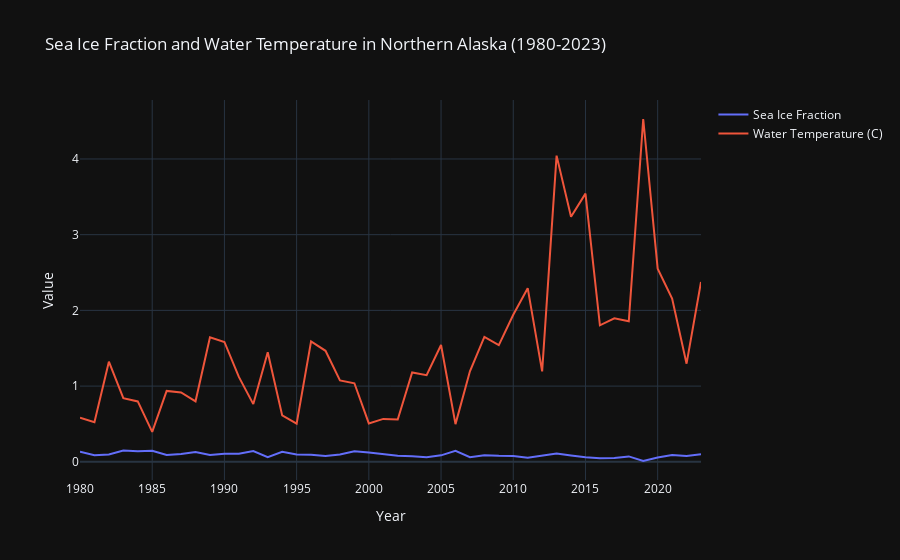

The code cell stored with this chart in its notebook:
### Markdown cell above
### Attempting to plot sea ice frac and water temp onto one 2d plot

### Code cell
import xarray as xr
import os
import plotly.graph_objects as go

# Directory where your NetCDF files are stored
data_dir = '/Users/casey/Desktop/real_sea_ice_temp/june'

# List all NetCDF files
file_list = [os.path.join(data_dir, f) for f in os.listdir(data_dir) if f.endswith('.nc4')]

# Load and combine the NetCDF files
combined_ds = xr.open_mfdataset(file_list, combine='by_coords')

# Define the latitude and longitude bounds for Northern Alaska
lat_bounds = [64, 71]  # Northern Alaska latitude bounds
lon_bounds = [-168, -141]  # Northern Alaska longitude bounds

# Selecting the 'FRSEAICE' and 'Var_TSKINWTR' variables for the Northern Alaska region
sea_ice = combined_ds['FRSEAICE'].sel(lat=slice(*lat_bounds), lon=slice(*lon_bounds))
water_temp = combined_ds['Var_TSKINWTR'].sel(lat=slice(*lat_bounds), lon=slice(*lon_bounds))

# Averaging over the selected spatial dimensions
avg_sea_ice = sea_ice.mean(dim=['lat', 'lon']).values
avg_water_temp = water_temp.mean(dim=['lat', 'lon']).values

# Extract years
years = combined_ds['time'].dt.year.values

# Create 2D overlay plot with Plotly
fig = go.Figure()

# Adding Sea Ice line
fig.add_trace(go.Scatter(x=years, y=avg_sea_ice, mode='lines', name='Sea Ice Fraction'))

# Adding Water Temperature line
fig.add_trace(go.Scatter(x=years, y=avg_water_temp, mode='lines', name='Water Temperature (C)'))

# Update layout
fig.update_layout(
    title='Sea Ice Fraction and Water Temperature in Northern Alaska (1980-2023)',
    xaxis_title='Year',
    yaxis_title='Value',
    template='plotly_dark'
)

fig.show()

# Close the dataset
combined_ds.close()

### Figure 1 — Plotly figure (JSON) as saved in the notebook; plotly's stock layout.template omitted (floating-point values rounded to 4 significant figures)
{"data": [{"mode": "lines", "name": "Sea Ice Fraction", "type": "scatter", "x": [1980, 1981, 1982, 1983, 1984, 1985, 1986, 1987, 1988, 1989, 1990, 1991, 1992, 1993, 1994, 1995, 1996, 1997, 1998, 1999, 2000, 2001, 2002, 2003, 2004, 2005, 2006, 2007, 2008, 2009, 2010, 2011, 2012, 2013, 2014, 2015, 2016, 2017, 2018, 2019, 2020, 2021, 2022, 2023], "y": [0.132, 0.08621, 0.09775, 0.1493, 0.1409, 0.1471, 0.08922, 0.1018, 0.1305, 0.09038, 0.1062, 0.1071, 0.1421, 0.06148, 0.1312, 0.09569, 0.0939, 0.07689, 0.09787, 0.1402, 0.124, 0.1031, 0.08062, 0.07474, 0.06116, 0.08524, 0.1448, 0.0617, 0.08811, 0.07981, 0.07637, 0.05457, 0.08202, 0.1096, 0.08357, 0.05954, 0.04742, 0.05079, 0.07122, 0.01072, 0.05658, 0.08849, 0.07724, 0.09838]}, {"mode": "lines", "name": "Water Temperature (C)", "type": "scatter", "x": [1980, 1981, 1982, 1983, 1984, 1985, 1986, 1987, 1988, 1989, 1990, 1991, 1992, 1993, 1994, 1995, 1996, 1997, 1998, 1999, 2000, 2001, 2002, 2003, 2004, 2005, 2006, 2007, 2008, 2009, 2010, 2011, 2012, 2013, 2014, 2015, 2016, 2017, 2018, 2019, 2020, 2021, 2022, 2023], "y": [0.5835, 0.5221, 1.323, 0.8398, 0.7978, 0.3949, 0.936, 0.9152, 0.7992, 1.646, 1.583, 1.121, 0.7622, 1.447, 0.613, 0.5033, 1.591, 1.466, 1.075, 1.037, 0.507, 0.5666, 0.5587, 1.18, 1.145, 1.542, 0.4978, 1.196, 1.65, 1.542, 1.942, 2.294, 1.195, 4.044, 3.236, 3.542, 1.803, 1.894, 1.855, 4.528, 2.551, 2.157, 1.296, 2.375]}], "layout": {"title": {"text": "Sea Ice Fraction and Water Temperature in Northern Alaska (1980-2023)"}, "xaxis": {"title": {"text": "Year"}}, "yaxis": {"title": {"text": "Value"}}}}
